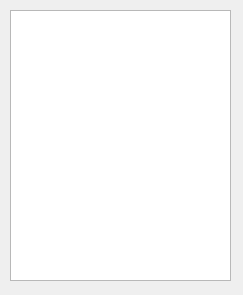
<?xml version="1.0" encoding="UTF-8"?>
<ui version="4.0">
 <class>SecDialog</class>
 <widget class="QDialog" name="SecDialog">
  <property name="geometry">
   <rect>
    <x>0</x>
    <y>0</y>
    <width>243</width>
    <height>295</height>
   </rect>
  </property>
  <property name="windowTitle">
   <string>Dialog</string>
  </property>
  <widget class="QTableWidget" name="tableWidget">
   <property name="geometry">
    <rect>
     <x>10</x>
     <y>10</y>
     <width>221</width>
     <height>271</height>
    </rect>
   </property>
  </widget>
 </widget>
 <resources/>
 <connections/>
</ui>
